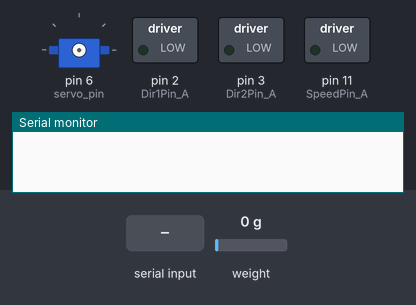
This sketch was run on a simulated Arduino Uno, built with avr-gcc and run on an emulated ATmega328P. Shown: servo, switched loads named in the sketch (green lamp = pin HIGH), the last lines printed to the serial monitor. The inputs (shaded band) are chosen by the test bench; at power-on: weight on the scale 0 g.

Above: at 0.1 s.
At 2.2 s:
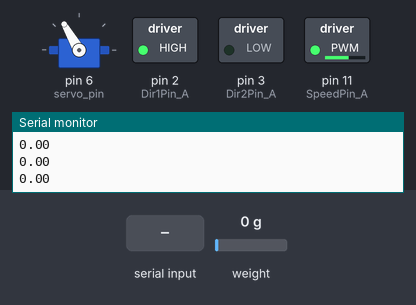
2.3 s: "1\n" received over Serial
At 4.0 s:
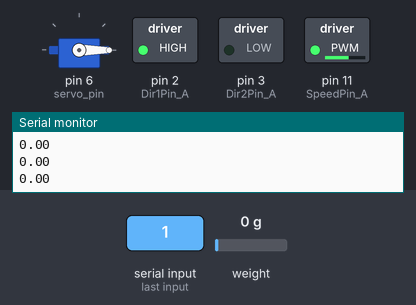
Timing chart, 0 to 5.5 s (numbered marks = the images above; inputs shaded):
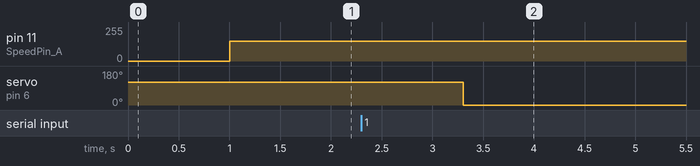

The sketch:

controller.ino
```cpp
#include <Servo.h>
#include "HX711.h"


// Object Define

HX711 scale(A1, A0);  // Loadcell
Servo myservo;  // Servo Motor

// Pin Define

const int servo_pin = 6;  // Servo Motor Pin
const int Dir1Pin_A = 2;  // DC Motor Pin 2
const int Dir2Pin_A = 3;  // DC Motor Pin 2
const int SpeedPin_A = 11;  // DC Motor PWM

// Serial Messafe Define

const int BUFFER_SIZE = 5;
char buf[BUFFER_SIZE];


int pos = 120;    // variable to store the servo position
const int maxDC = 120;
int dc = maxDC;

void loadCellInitialize() {
  scale.set_scale(2280.f);
  scale.tare(); // reset the scale to 0
}


float getLoadCellData() {
  return scale.get_units();
}

int readSerial() {
  /*
      Code

     990: Start DC Motor
     991: Stop DC Motor
     992: Reset Loadcell
     993: Reset Servo Motor
  */

  int rlen = Serial.readBytesUntil('\n', buf, BUFFER_SIZE);
  int value = 0;

  // Char Array to Int
  for (int i = 0; i < rlen; i++) {
    int temp = int(buf[i]) - int('0');
    value += temp * ceil(pow(10, rlen - i - 1));
  }

  return value;
}


void setup() {
  Serial.begin(9600);
  loadCellInitialize();

  pinMode(Dir1Pin_A, OUTPUT);             // 제어 1번핀 출력모드 설정
  pinMode(Dir2Pin_A, OUTPUT);             // 제어 2번핀 출력모드 설정
  pinMode(SpeedPin_A, OUTPUT);            // PWM제어핀 출력모드 설정

  digitalWrite(Dir1Pin_A, HIGH);         //모터가 시계 방향으로 회전
  digitalWrite(Dir2Pin_A, LOW);

  myservo.attach(servo_pin);
}

void loop() {
  if (Serial.available()) {
    int temp = readSerial();

    if (temp == 990) {
      // 990: Start DC Motor
      //      Serial.println("START DC");
      //      dc = maxDC;
    }
    else if (temp == 991) {
      // 991: Stop DC Motor
      //      Serial.println("STOP DC");
      //      dc = 0;
    }
    else if (temp == 992) {
      // 992: Reset Loadcell
      Serial.println("RESET LOADCELL");
      loadCellInitialize();
      pos = 120;
    }
    else if (temp == 993) {
      // 993: Reset Servo Motor
      Serial.println("RESET SERVO");
      pos = 120;
    }
    else {
      pos = readSerial();
    }
  }

  myservo.write(pos);

  analogWrite(SpeedPin_A, 150);

  float data = getLoadCellData();
  Serial.println(String(data));

  //  delay(10);

}
```

Measured:
- after the input at 2.3 s, servo on pin 6 (servo_pin): 120° → 0° after 1.0 s
